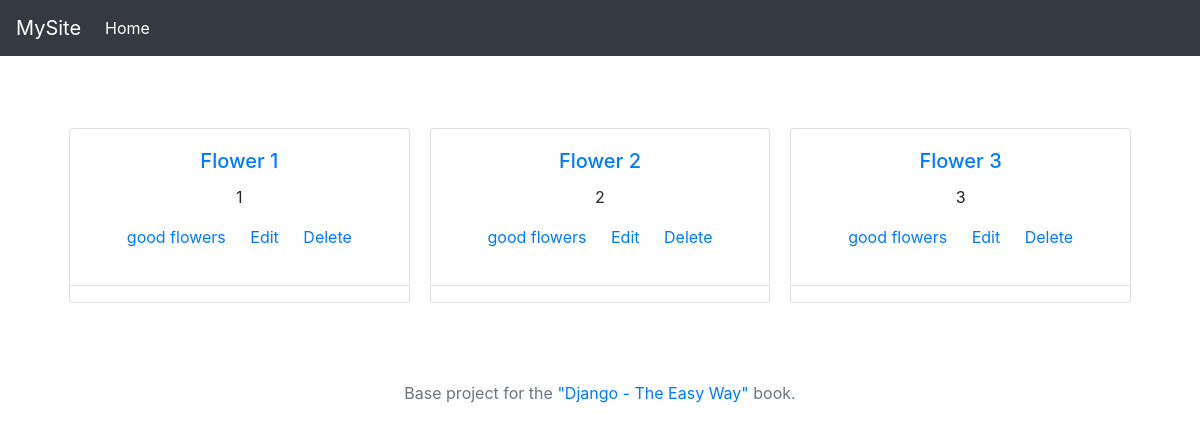
The page / on the database its author committed.
### myapp1/models.py (models this page shows, shortened)
class Flower(models.Model):
    title = models.CharField(max_length=255, default='')
    description = models.TextField(default='')
    slug = models.SlugField(blank=True, default='')
    category = models.ForeignKey(Category, null=True, on_delete=models.PROTECT)

class Category(models.Model):
    title = models.CharField(max_length=255, default='')
    def __str__(self):
        return self.title

### myapp1/views.py (the view)
# urls.py: path('', myapp_views.index, name='index'),
def index(request):
    flowers = Flower.objects.all()
    return render(request, 'myapp1/index.html', {'flowers': flowers})

### myapp1/templates/myapp1/index.html (shortened to what this page needs)
{% extends 'base/base.html' %}
{% block content %}
<div class="card-columns">
{% for flower in flowers %}
    <div class="card">
        <div class="card-body">
            <h5 class="card-title"><a href="{% url 'detail' flower.slug%}">{{ flower.title }}</a></h5>
            <p class="card-text">{{ flower.description | truncatechars:100 }}</p>
            <a href="#" class="card-link">{{ flower.category }}</a>
            <a href="/admin/myapp/flower/{{ flower.id }}/change/" class="card-link">Edit</a>
            <a href="/admin/myapp/flower/{{ flower.id }}/delete/" class="card-link">Delete</a>
        </div>
        <hr>
    </div>
{% endfor %}
</div>
{% endblock %}

### base/static/base/css/site.css (style rules this page uses)
body { padding-top: 5rem; }

### rows shown on the page
Flower: title "Flower 1", description "1", category "good flowers"
Flower: title "Flower 2", description "2", category "good flowers"
Flower: title "Flower 3", description "3", category "good flowers"
